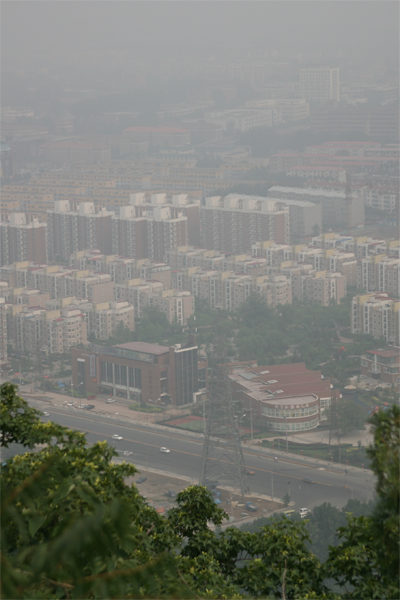
#> input picture Input/haze/canon3.bmp, 400 x 600 px, found by its file name
$ python dehaze.py   (older library calls are emulated)
#> lines starting #> are read from the running program, lines starting #| are printed output that depends on the picture
"""
1.去雾算法介绍博客：
http://blkstone.github.io/2015/08/20/single-image-haze-removal-using-dark-channel/
2.论文地址（2009 CVPR best paper）：
https://paperswithcode.com/paper/single-image-haze-removal-using-dark-channel
3.资源下载（镜像）地址：
pip install [The Package You Want to Download] -i https://pypi.tuna.tsinghua.edu.cn/simple
ps. cv2 means opencv-python
"""
import time

import cv2
import numpy as np
import argparse


# 计算雾化图像的暗通道
def DarkChannel(img, size=15):
    """
    暗通道的计算主要分成两个步骤:
    1.获取BGR三个通道的最小值
    2.以一个窗口做MinFilter
    ps.这里窗口大小一般为15（radius为7）
    获取BGR三个通道的最小值就是遍历整个图像，取最小值即可
    """
    r, g, b = cv2.split(img)
    min_img = cv2.min(r, cv2.min(g, b))
    kernel = cv2.getStructuringElement(cv2.MORPH_RECT, (size, size))
    dc_img = cv2.erode(min_img, kernel)
    return dc_img


# 估算全局大气光值
def GetAtmo(img, percent=0.001):
    """
    1.计算有雾图像的暗通道
    2.用一个Node的结构记录暗通道图像每个像素的位置和大小，放入list中
    3.对list进行降序排序
    4.按暗通道亮度前0.1%(用percent参数指定百分比)的位置，在原始有雾图像中查找最大光强值
    """
    mean_perpix = np.mean(img, axis=2).reshape(-1)
    mean_topper = mean_perpix[:int(img.shape[0] * img.shape[1] * percent)]
    return np.mean(mean_topper)


# 估算透射率图
def GetTrans(img, atom, w):
    """
    w为去雾程度，一般取0.95
    w的值越小，去雾效果越不明显
    """
    x = img / atom
    t = 1 - w * DarkChannel(x, 15)
    return t


def GuidedFilter(p, i, r, e):
    """
    :param p: input image
    :param i: guidance image
    :param r: radius
    :param e: regularization
    :return: filtering output q
    """
    # 1
    mean_I = cv2.boxFilter(i, cv2.CV_64F, (r, r))
    mean_p = cv2.boxFilter(p, cv2.CV_64F, (r, r))
    corr_I = cv2.boxFilter(i * i, cv2.CV_64F, (r, r))
    corr_Ip = cv2.boxFilter(i * p, cv2.CV_64F, (r, r))
    # 2
    var_I = corr_I - mean_I * mean_I
    cov_Ip = corr_Ip - mean_I * mean_p
    # 3
    a = cov_Ip / (var_I + e)
    b = mean_p - a * mean_I
    # 4
    mean_a = cv2.boxFilter(a, cv2.CV_64F, (r, r))
    mean_b = cv2.boxFilter(b, cv2.CV_64F, (r, r))
    # 5
    q = mean_a * i + mean_b
    return q


# 去雾主程序
def DeHaze(opt):
    path, output, photo, t0, w = opt.input, opt.output, opt.photo, opt.threshold_value, opt.dehaze_degree
    # 读取待处理图像
    im = cv2.imread(path)
    # 压缩RGB通道值于0到1
    img = im.astype('float64') / 255
    img_gray = cv2.cvtColor(im, cv2.COLOR_BGR2GRAY).astype('float64') / 255

    atom = GetAtmo(img)
    trans = GetTrans(img, atom, w)
    trans_guided = GuidedFilter(trans, img_gray, 20, 0.0001)
    """
    1.t0 最小透射率值，一般取0.25
    2.投射图t 的值过小——>图像会整体向白场过度
    3.因此一般设置一阈值t0：当t值小于t0时，令t=t0
    """
    trans_guided = cv2.max(trans_guided, t0)

    result = np.empty_like(img)
    for i in range(3):
        result[:, :, i] = (img[:, :, i] - atom) / trans_guided + atom

    # #显示&保存结果
    # cv2.imshow("source", img)
    # cv2.imshow("result", result)
    # cv2.waitKey()

    photoName = r'{}\{}'.format(output, photo)

    if output is not None:
        # TODO 重名照片问题处理 现已解决:在名字后添加保存时间 %d%H%M(日、时、分)
        if photoName is not None:
            photo = photo.split(".")
            photo_temp = str(photo[0] + f'_{time.strftime("%m%d%H%M", time.localtime())}')
            photo = str(photo_temp + '.' + photo[1])
            cv2.imwrite("{}\\{}".format(output, photo), result * 255)
        else:
            cv2.imwrite("{}\\{}".format(output, photo), result * 255)

    return photo_temp


# [11 lines of commented-out code are left out]


class opt:
    def __init__(self):
        self.input = None
        self.output = None
        self.photo = None
        self.threshold_value = 0.90
        self.dehaze_degree = 0.25

    def opt(self, ImgInput, ImgFile, photo_name):
        self.input = ImgInput
        self.output = ImgFile
        self.photo = photo_name

    def hyp(self):
        print(f't为最小透射率，一般取0.25。投射图t 的值过小——>图像会整体向白场过度')
        self.threshold_value = float(input(f't:'))
        print(f'w为去雾程度，一般取0.95。w的值越大，去雾效果越明显')
        self.dehaze_degree = float(input(f'w:'))


# TODO 提醒三：quwu()可被方便调用，传入图片名称，输出去雾后图片相对路径
# 主程序
def quwu(img):
    img_ed = None
    # 图片相关参数：
    # 1.默认图片
    #TODO 提醒一：在此设置默认检测图片
    Defeat = r'canon3.bmp'
    defeat_photo = 'Input\\haze\\{}'.format(Defeat)

    if img is None:
        # 待处理图片
        photo_name = f'{Defeat}.jpg'
        # 处理后图片保存地址
        imgFile = 'Output\\HazeRemove'

        ImgInput = defeat_photo
        ImgFile = r'{}'.format(imgFile)

    else:
        # TODO 提醒二：在此分别设置待检测图片的名称，所在目录，保存目录
        # 2.待处理图片
        photo_name = f'{img}.jpg'
        # 3.待处理图片所在目录地址
        imgInput = r'Input/emotion'
        # 4.处理后图片保存地址
        imgFile = r'Output/haze_test_310'

        ImgInput = r'{}\{}'.format(imgInput, photo_name)
        ImgFile = r'{}'.format(imgFile)

    Opt = opt()
    Opt.opt(ImgInput, ImgFile, photo_name)
    if input('是否修改超参数:[y/n]') == 'y':
#> the answer given: y
        Opt.hyp()
#> the answer given: 100
#> the answer given: 3

    if __name__ == '__main__':  # 这里必须是__main__（在本模块执行的时候__name__会保存为__main__），不能是__DeHaze__或__dehaze__(函数/模块名)
        img_ed = DeHaze(Opt)
#> in DeHaze, im is the input picture: shape (600, 400, 3); mean B, G, R 117.8, 124.9, 123.1
#> in DeHaze, `img_gray = cv2.cvtColor(im, cv2.COLOR_BGR2GRAY).astype('float64') / 255`:
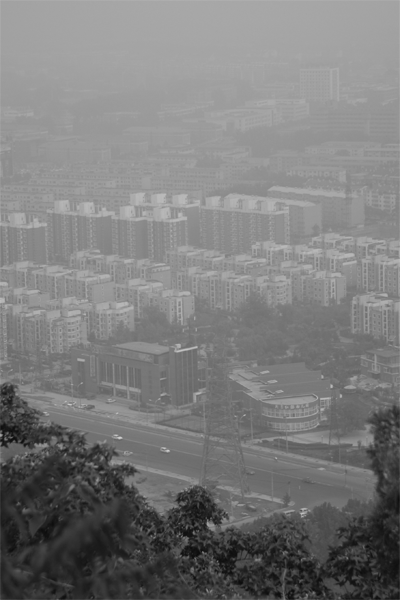
#> img_gray: shape (600, 400) float64; min 0.0431, max 0.82, mean 0.484
#> in GetAtmo, `mean_topper = mean_perpix[:int(img.shape[0] * img.shape[1] * percent)]`: mean_topper = 240 values, max 0.684 at index 169, min 0.658 at index 2, mean 0.674
#> in DeHaze, `atom = GetAtmo(img)`: atom = 0.674
#> in GuidedFilter, `corr_Ip = cv2.boxFilter(i * p, cv2.CV_64F, (r, r))`:
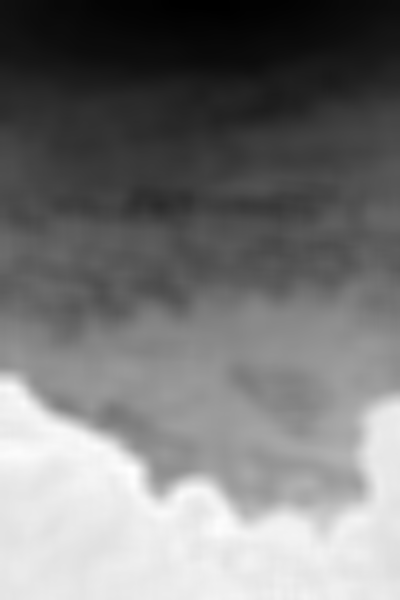
#> corr_Ip: shape (600, 400) float64; min -1.23, max 0.284, mean -0.515; drawn with min black and max white
#> in GuidedFilter, `var_I = corr_I - mean_I * mean_I`:
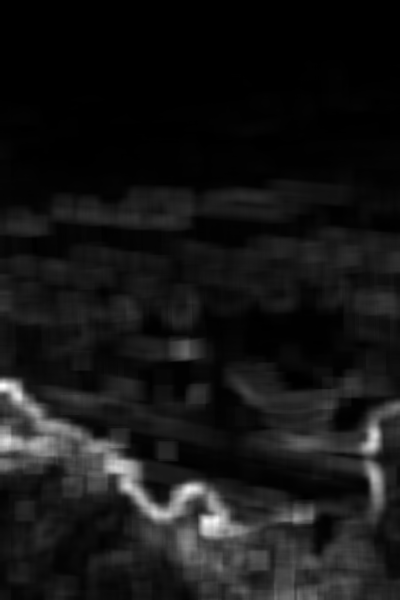
#> var_I: shape (600, 400) float64; min 3.38e-06, max 0.0203, mean 0.00178; drawn with min black and max white
#> in GuidedFilter, `a = cov_Ip / (var_I + e)`:
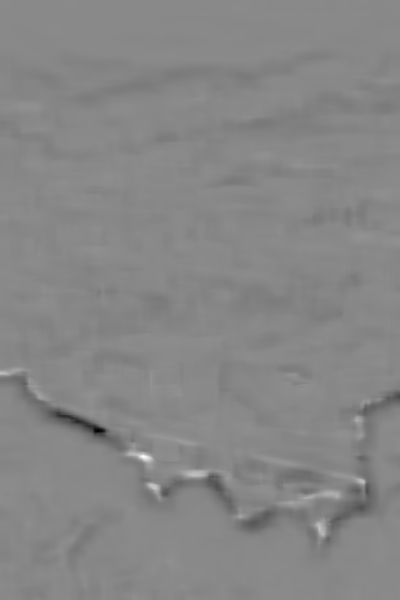
#> a: shape (600, 400) float64; min -16.06, max 13.63, mean -0.37; drawn with min black and max white
#> in GuidedFilter, `b = mean_p - a * mean_I`:
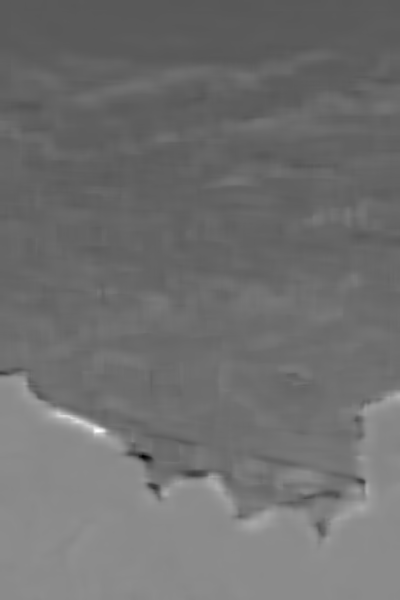
#> b: shape (600, 400) float64; min -6.68, max 7.16, mean -0.602; drawn with min black and max white
#> in GuidedFilter, `mean_a = cv2.boxFilter(a, cv2.CV_64F, (r, r))`:
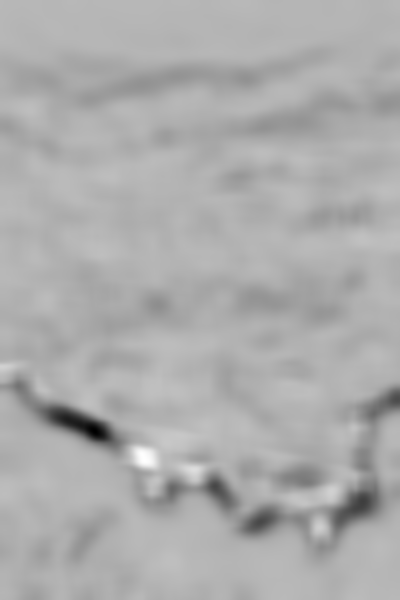
#> mean_a: shape (600, 400) float64; min -6.12, max 2.37, mean -0.37; drawn with min black and max white
#> in GuidedFilter, `q = mean_a * i + mean_b`:
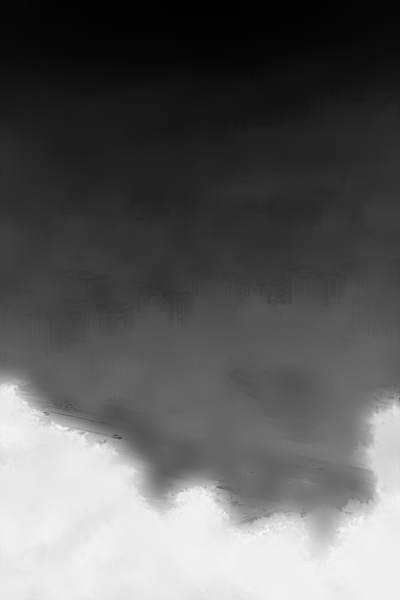
#> q: shape (600, 400) float64; min -1.87, max 1.05, mean -0.778; drawn with min black and max white
#> in DeHaze, `trans_guided = cv2.max(trans_guided, t0)`: trans_guided: shape (600, 400) float64; every value is 100
        print('[1]去雾算法正在dehaze模块中被测试')
    else:
        img_ed = DeHaze(Opt)
        print('[2]去雾算法正在被调用')
    img_Ed = r'{}/{}'.format(imgFile, img_ed)
    return img_Ed+'.jpg'

if __name__ == '__main__':
    img_trans = None
    ImgEd = quwu(img_trans)
    print('去雾后的图片地址和名称:{}'.format(ImgEd))

$ run again, with Input/haze/city.png saved as Input/haze/canon3.bmp
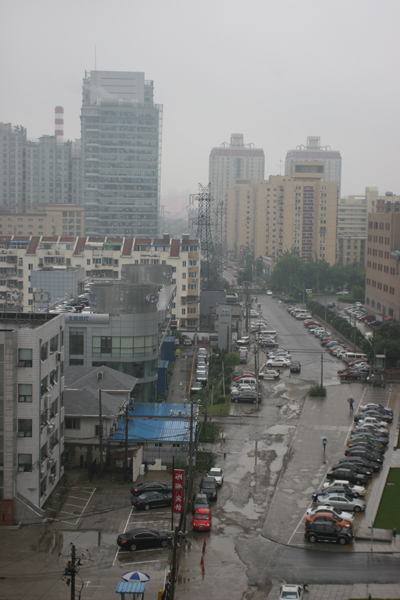
#> input picture Input/haze/city.png, 400 x 600 px, found by its file name
#> in DeHaze, im is the input picture: shape (600, 400, 3); mean B, G, R 124.4, 125.7, 125.5
#> mean_topper = 240 values, max 0.838 at index 224, min 0.761 at index 2, mean 0.803
#> atom = 0.803
#> in GuidedFilter, `mean_a = cv2.boxFilter(a, cv2.CV_64F, (r, r))`:
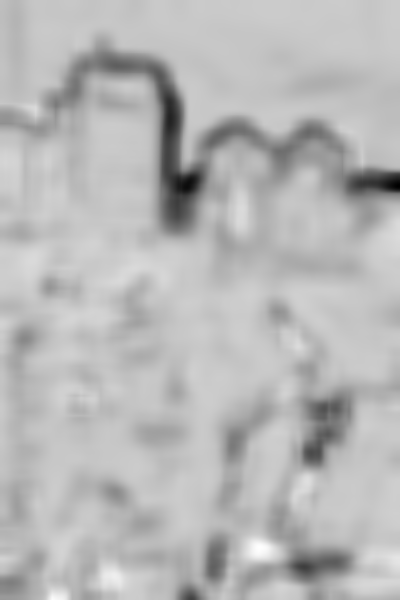
#> mean_a: shape (600, 400) float64; min -5.8, max 1.48, mean -0.553; drawn with min black and max white
#> in GuidedFilter, `mean_b = cv2.boxFilter(b, cv2.CV_64F, (r, r))`:
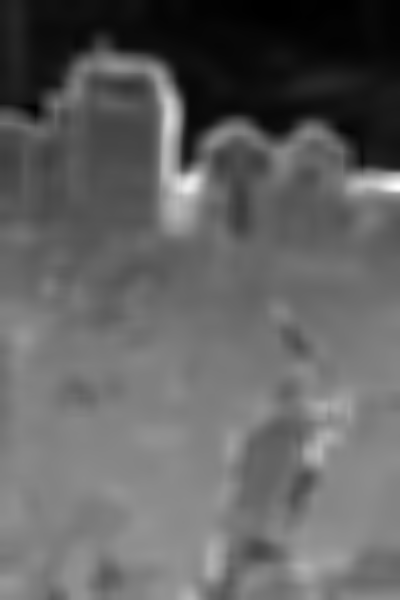
#> mean_b: shape (600, 400) float64; min -2.11, max 3.15, mean -0.0797; drawn with min black and max white
#> trans_guided: shape (600, 400) float64; every value is 100

$ run again, with Input/haze/foggyHouse.jpg saved as Input/haze/canon3.bmp
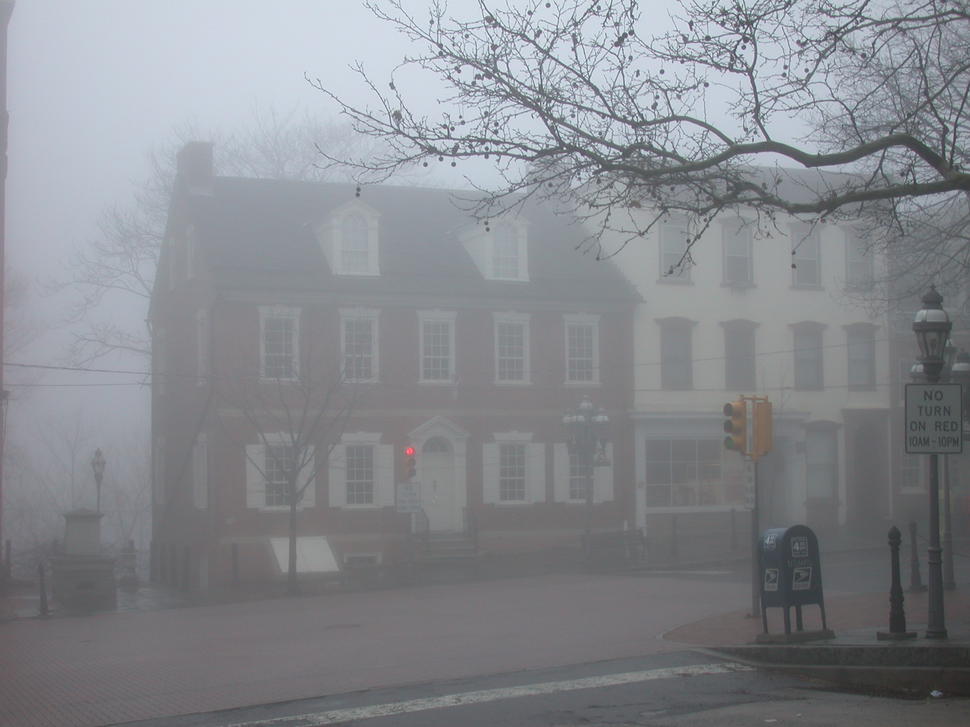
#> input picture Input/haze/foggyHouse.jpg, 970 x 727 px, shrunk from 2048 x 1536 before the run, found by its file name
#> in DeHaze, im is the input picture: shape (727, 970, 3); mean B, G, R 141.9, 136.8, 134
#> mean_topper = 705 values, max 0.91 at index 610, min 0.427 at index 481, mean 0.824
#> atom = 0.824
#> in GuidedFilter, `mean_b = cv2.boxFilter(b, cv2.CV_64F, (r, r))`:
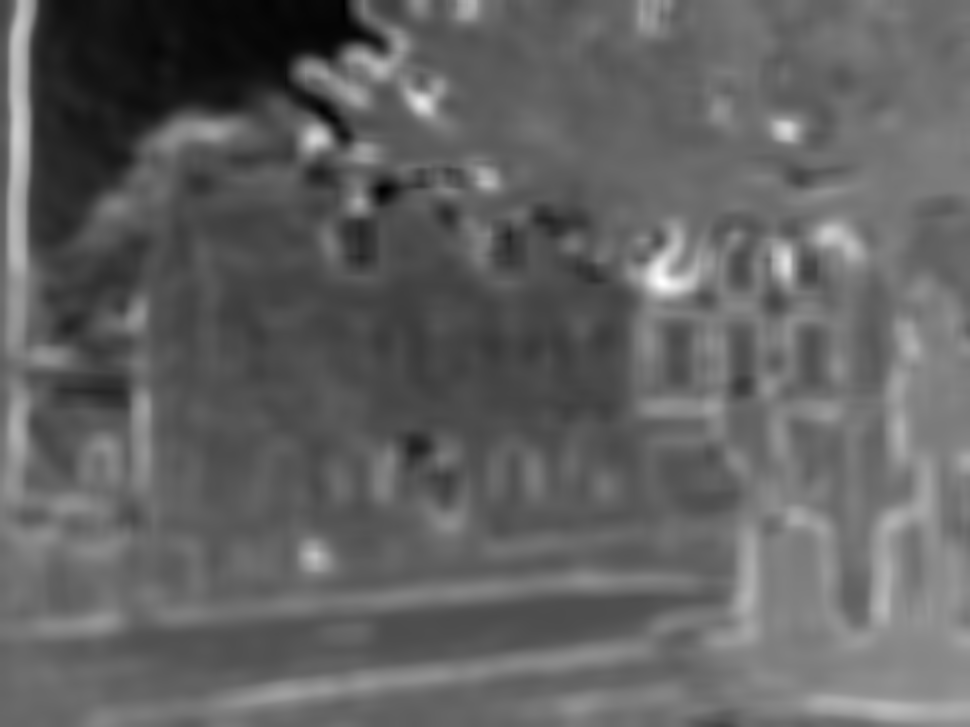
#> mean_b: shape (727, 970) float64; min -2, max 2.62, mean -0.22; drawn with min black and max white
#> in GuidedFilter, `q = mean_a * i + mean_b`:
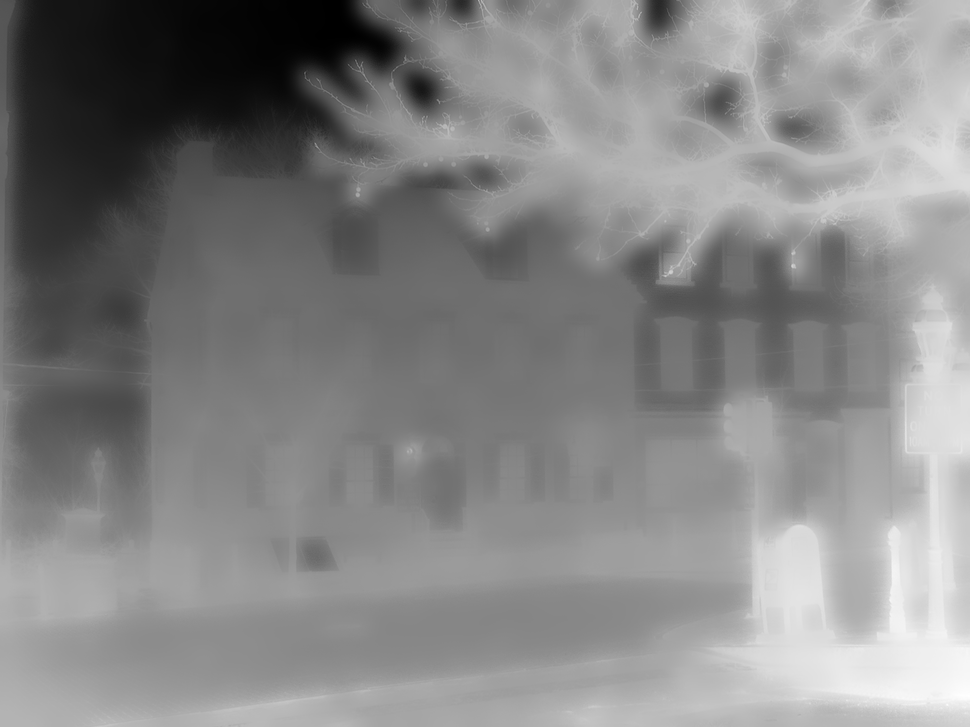
#> q: shape (727, 970) float64; min -1.92, max 0.565, mean -0.617; drawn with min black and max white
#> trans_guided: shape (727, 970) float64; every value is 100
